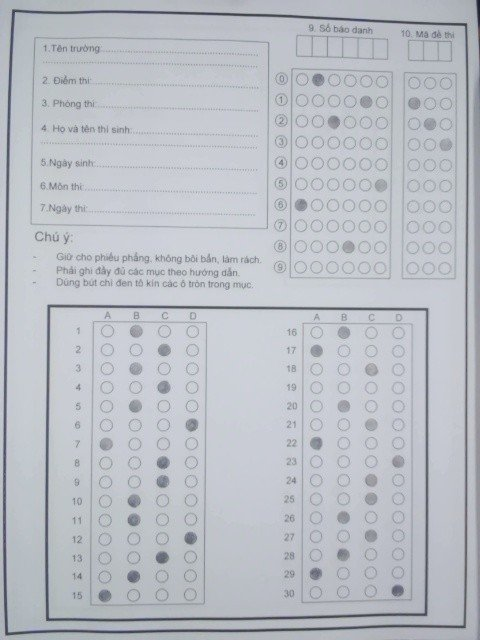
#> input picture image/test11.jpg, 480 x 640 px, found by its file name
$ python imageProcessing.py
#> lines starting #> are read from the running program, lines starting #| are printed output that depends on the picture; after the words box and inside, x2 and y2 are one past the last pixel; in counts of white or black regions, pixels touching at a corner belong together
#> further down, image is the input picture: shape (640, 480, 3); mean B, G, R 197.4, 190.4, 186.6
#| (640, 480)
from imutils.perspective import four_point_transform
from imutils import contours
import numpy as np
import argparse
import imutils
import cv2
import math
import pandas as pd

FRAME_SIZE_HEIGHT = 551
FRAME_SIZE_WIDTH = 384
NUW_COLUMN_OF_ANSWER = 4  #4 đáp án
NUM_ROW_OF_QUESTIONS_EACH_COLLUMN = 15 #15 câu hỏi mỗi cột
ANSWER_OPTION = ['A', 'B', 'C', 'D'] #4 phương án
NUM_ROW_OF_EXAM_ID = 10 # 10 hàng mã đề
NUM_COLUMN_OF_EXAM_ID = 3
NUM_ROW_OF_STUDENT_ID = NUM_ROW_OF_EXAM_ID
NUM_COLUMN_OF_STUDENT_ID = 6

EXAM_ID_LOCATION = [(45,235),(329,375)] #tọa độ của vùng mã đề ( đáy trên , đáy dưới)(cạnh trái , cạnh phải)
STUDENT_ID_LOCATION = [(45,235),(234,318)]
ANSWER_SHEET_1_LOCATION =[(275,525),(72,163)]
ANSWER_SHEET_2_LOCATION =[(275,525),(247,335)]

class imageProcessing():
    def __init__(self):
        pass
    #Tìm cạnh viền của ảnh
    def finding_edges_image(self,image):
        blurred = cv2.GaussianBlur(image, (5, 5), 1)
        edged = cv2.Canny(blurred,20, 250)
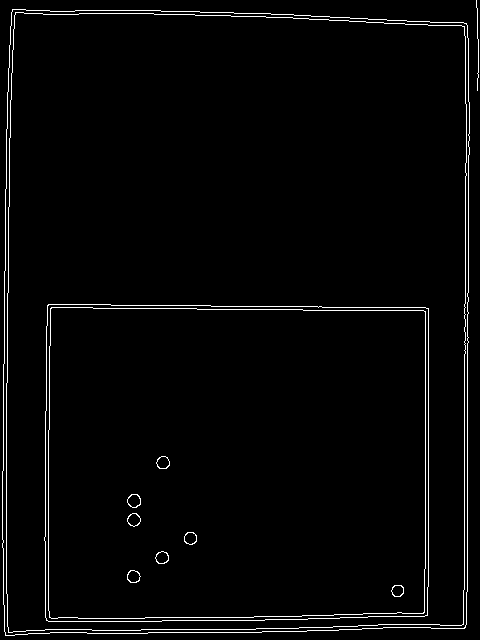
#> edged: shape (640, 480); 2.4% white in thin lines or dots
        #cv2.imshow("edge",edged)
        return edged
    #chuyển ảnh về dạng chính diện
    def warping_image(self,image):
            # find contours in the edge map, then initialize
        # the contour that corresponds to the document
        cnts = cv2.findContours(self.finding_edges_image(image).copy(), cv2.RETR_EXTERNAL,
            cv2.CHAIN_APPROX_SIMPLE)
#> cnts = 2 contours, 1 with area under 20; largest, box (x1, y1, x2, y2) and area: (2, 9, 470, 636) 285428
        #Sắp xếp các đường viền tìm thấy
        cnts = imutils.grab_contours(cnts)

        docCnt = None
        idCnt = None
        count = 0
        # Tìm trang giấy
        if len(cnts) > 0:
            # sort the contours according to their size in
            # descending order
            cnts = sorted(cnts, key=cv2.contourArea, reverse=True)
            #print(cnts)
            # loop over the sorted contours
            for c in cnts:
                # approximate the contour
                peri = cv2.arcLength(c, True)
                approx = cv2.approxPolyDP(c, 0.02 * peri, True)
                # if our approximated contour has four points,
                # then we can assume we have found the paper
                if len(approx) == 4:
                        docCnt = approx
                        count = count +1
#> this loop made 2 passes
#> (peri, docCnt, count) on pass 1: (2169.7, [[12, 9], [5, 635], [464, 628], [466, 23]], 1)
#> (peri, approx) on pass 2: (184.1, [[476, 0], [477, 90]])
#> after the loop, count = 1

        print(count)
#| 1
        #paper = four_point_transform(image, docCnt.reshape(4, 2))
        warped = four_point_transform(image, docCnt.reshape(4, 2))
        # cv2.imshow("paper",paper)
        #cv2.imshow("Anh sau khi chinh",warped)
        #cv2.imwrite('warped_image.jpg',warped)
        return warped
    #tách khung ảnh thành các cột và hàng
    def split_image(self,image,row,col):
        # make the number of rows and columns
        # a multiple of 5 (questions = 15 and answer = 4)
        r = len(image) // row * row
        c = len(image[0]) // col * col
        image = image[:r, :c]
        # split the image horizontally (row-wise)
        rows = np.vsplit(image, row)
        boxes = []
        for _row in rows:
            # split each row vertically (column-wise)
            cols = np.hsplit(_row, col)
            for box in cols:
                boxes.append(box)
        return boxes
    #tách các ô đã tô
    # [18 lines left out: function split_filled_checkbox, not called in this run]


    #đánh giấu các ô đã tô
    def find_sellected_checkbox(self,image,row,col,pixel_thresh,option):
        #image = cv2.cvtColor(image, cv2.COLOR_BGR2GRAY)
        if option == 0 : #answer sheet
            ret, thresh = cv2.threshold(image, 173, 255, cv2.THRESH_BINARY_INV)  #180 với answer 100 vs exam
            image = thresh
        elif option == 1: # student id
            ret, thresh = cv2.threshold(image, 170, 255, cv2.THRESH_BINARY_INV)  #180 với answer 100 vs exam
            image = thresh
        elif option ==2 :# exam_id
            ret, thresh = cv2.threshold(image, 170, 255, cv2.THRESH_BINARY_INV)  #180 với answer 100 vs exam
            image = thresh
        cv2.imshow("Thresh ",image)

        boxes = self.split_image(image,row,col)
        #cv2.imshow('box 0',boxes[59])
        row_sellected = []
        # loop over the questions
        for i in range(0, row):
            col_sellected = []
            # loop over the answers
            for j in range(col):
                pixels = np.sum(boxes[j + i * col] == 255)
                #print(j, pixels)
                col_sellected.append(pixels)
            #print(col_sellected)
            row_sellected.append(col_sellected)
        print(row_sellected)
        array = np.array(row_sellected)
        if option == 0:
            # Xác định phần tử lớn nhất của mỗi hàng
            max_per_row = np.max(array, axis=1)
            row_sellected = np.where(array == max_per_row.reshape(-1,1),1,0)
        elif option == 1 or option == 2:
            # Xác định phần tử lớn nhất của mỗi cột
            max_per_column = np.max(array, axis=0)
            row_sellected = np.where(array == max_per_column, 1, 0)
        print(row_sellected)
        return row_sellected
    #xác nhận số bao danh và mã đề
    def get_student_id_and_exam_id(self,student_id_selected,exam_id_selected):
        student_exam = []
        exam_id = 0
        student_id = 0
        for i in range(NUM_COLUMN_OF_EXAM_ID-1,-1,-1):
            exam_id_col = [tple[i] for tple in exam_id_selected]
            exam_id = exam_id + exam_id_col.index(1)*pow(10,NUM_COLUMN_OF_EXAM_ID-1-i)

        for i in range(NUM_COLUMN_OF_STUDENT_ID-1,-1,-1):
            student_id_col = [tple[i] for tple in student_id_selected]
            student_id = student_id + student_id_col.index(1)*pow(10,NUM_COLUMN_OF_STUDENT_ID-1-i)
        student_exam.append(student_id)
        student_exam.append(exam_id)
        return student_exam

    def get_score(self,answer_selected_1,answer_selected_2,filename):
        answer_1 = 0
        answer_2 = 0
        df = pd.read_excel(filename)
        df = df.fillna(0)
        df = df.astype('int64')
        correct_answer = df.values.tolist()
        #print("correct : ",correct_answer)

        index = 0
        for r in (answer_selected_1):
            if np.count_nonzero(r==1) >1  : #check nếu có tồn tại 2 lựa chọn trong 1 câu thì loại
                continue
            else:
                if (r == correct_answer[index]).all() :
                    answer_1 +=1
            index += 1
        for r in (answer_selected_2):
            if np.count_nonzero(r==1) >1 : #check nếu có tồn tại 2 lựa chọn trong 1 câu thì loại
                continue
            else:
                if (r == correct_answer[index-NUM_ROW_OF_QUESTIONS_EACH_COLLUMN]).all() :
                    answer_2 +=1
            index += 1
        print("result : ",answer_1+answer_2)
        return answer_1 + answer_2


if __name__ == '__main__':
    filename = 'dan_an.xlsx'
    filename2 = 'students_list.xlsx'
    image = cv2.imread(r'image\test11.jpg')
    print(image.shape[:2])

    gray = cv2.cvtColor(image, cv2.COLOR_BGR2GRAY)
    imageProcess = imageProcessing()
    #ảnh mới sau khi đã được chỉnh
    image = imageProcess.warping_image(gray)
    image = cv2.resize(image, (FRAME_SIZE_WIDTH,FRAME_SIZE_HEIGHT), interpolation=cv2.INTER_AREA)
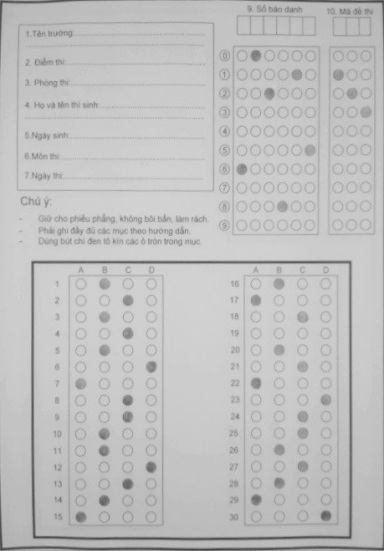
#> image: shape (551, 384); min 69, max 216, mean 191.9
    print(image.shape[:2])
#| (551, 384)
    #cv2.imwrite('warped_image.jpg',image)
    answer_sheet_1 = image[ANSWER_SHEET_1_LOCATION[0][0]:ANSWER_SHEET_1_LOCATION[0][1],ANSWER_SHEET_1_LOCATION[1][0]:ANSWER_SHEET_1_LOCATION[1][1]]
    answer_sheet_2 = image[ANSWER_SHEET_2_LOCATION[0][0]:ANSWER_SHEET_2_LOCATION[0][1],ANSWER_SHEET_2_LOCATION[1][0]:ANSWER_SHEET_2_LOCATION[1][1]]
    student_id_sheet =image[STUDENT_ID_LOCATION[0][0]:STUDENT_ID_LOCATION[0][1],STUDENT_ID_LOCATION[1][0]:STUDENT_ID_LOCATION[1][1]]
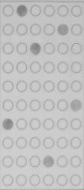
#> student_id_sheet: shape (190, 84); min 123, max 211, mean 193.5
    exam_id_sheet = image[EXAM_ID_LOCATION[0][0]:EXAM_ID_LOCATION[0][1],EXAM_ID_LOCATION[1][0]:EXAM_ID_LOCATION[1][1]]

    cv2.imshow("left",answer_sheet_1)
    cv2.imshow("right",answer_sheet_2)
    cv2.imshow("id",student_id_sheet)
    cv2.imshow("qid",exam_id_sheet)

    #thay đổi kích cỡ thành các kích cỡ chẵn
    answer_height,answer_width = answer_sheet_1.shape[:2]
#> answer_height = 250; answer_width = 91
    #print(answer_sheet_1.shape[:2])
    new_answer_height = (math.ceil(answer_height // NUM_ROW_OF_QUESTIONS_EACH_COLLUMN +1)* NUM_ROW_OF_QUESTIONS_EACH_COLLUMN)
#> new_answer_height = 255
    new_answer_width = (math.ceil(answer_width // NUW_COLUMN_OF_ANSWER )* NUW_COLUMN_OF_ANSWER)
#> new_answer_width = 88
    answer_sheet_1 = cv2.resize(answer_sheet_1, (new_answer_width,new_answer_height), interpolation=cv2.INTER_AREA)
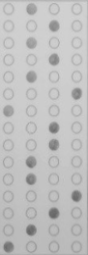
#> answer_sheet_1: shape (255, 88); min 101, max 212, mean 191.6
    answer_sheet_2 = cv2.resize(answer_sheet_2, (new_answer_width,new_answer_height), interpolation=cv2.INTER_AREA)
#> answer_sheet_2: shape (255, 88)
    #print(answer_sheet_1.shape[:2])
    student_id_height,student_id_width = student_id_sheet.shape[:2]
#> student_id_height = 190; student_id_width = 84
    exam_id_height,exam_id_width = exam_id_sheet.shape[:2]
#> exam_id_height = 190; exam_id_width = 46
    new_exam_height = (math.ceil(exam_id_height // NUM_ROW_OF_EXAM_ID +1 )* NUM_ROW_OF_EXAM_ID)
#> new_exam_height = 200
    new_exam_width = (math.ceil(exam_id_width // NUM_COLUMN_OF_EXAM_ID +1)* NUM_COLUMN_OF_EXAM_ID)
#> new_exam_width = 48
    new_student_width = ((student_id_width // NUM_COLUMN_OF_STUDENT_ID +1)* NUM_COLUMN_OF_STUDENT_ID)
#> new_student_width = 90

    #print(exam_id_sheet.shape[:2])
    exam_id_sheet = cv2.resize(exam_id_sheet, (new_exam_width,new_exam_height), interpolation=cv2.INTER_AREA)
#> exam_id_sheet: shape (200, 48)
    student_id_sheet = cv2.resize(student_id_sheet, (new_student_width,new_exam_height), interpolation=cv2.INTER_AREA)
#> student_id_sheet: shape (200, 90)
    print("Student id shape: ",student_id_sheet.shape[:2])
#| Student id shape:  (200, 90)
    # print(answer_sheet_1.shape[:2])
    # print(student_id_sheet.shape[:2])
    # print(exam_id_sheet.shape[:2])

    # answer_sheet_1 = imageProcess.split_filled_checkbox(answer_sheet_1,0)
    # answer_sheet_2 = imageProcess.split_filled_checkbox(answer_sheet_2,0)
    # student_id_sheet= imageProcess.split_filled_checkbox(student_id_sheet,1)
    # exam_id_sheet= imageProcess.split_filled_checkbox(exam_id_sheet,2)


    # #boxes = split_image(answer_sheet_1)

    # # cv2.imshow("left",answer_sheet_1)
    # # cv2.imshow("right",answer_sheet_2)
    # # cv2.imshow("id",student_id_sheet)
    # # cv2.imshow("qid",exam_id_sheet)
    print("answer_sheet_1:")
    answer_selected_1 = imageProcess.find_sellected_checkbox(answer_sheet_1,15,4,50,0)
#> in find_sellected_checkbox, `ret, thresh = cv2.threshold(image, 173, 255, cv2.THRESH_BINARY_INV)`: thresh: shape (255, 88); 9.7% white; 61 white regions (34 under 20 px), largest, box (x1, y1, x2, y2) and area: (0, 241, 14, 255) 126, (48, 207, 60, 220) 117, (26, 224, 37, 237) 111
#> in split_image, `r = len(image) // row * row`: r = 255
#> in split_image, `c = len(image[0]) // col * col`: c = 88
#> in split_image, `rows = np.vsplit(image, row)`: rows = 15 items
#> the loop in split_image, `for _row in rows:` made 15 passes
#> after the loop in split_image, `for _row in rows:`: boxes = 60 items
#> after the loop in find_sellected_checkbox, `for i in range(0, row):`: row_sellected = [[0, 81, 0, 0], [0, 0, 88, 0], [0, 78, 0, 0], [0, 0, 94, 0], [0, 88, 1, 0], [0, 0, 2, 96], [86, 0, 0, 0], [0, 1, 98, 0], [3, 3, 99, 0], [7, 105, 9, 2], [16, 102, 8, 23], [29, 31, 24, 122], [39, 43, 117, 59], [48, 111, 45, 65], [126, 66, 75, 84]]
#> (printed output is left out)
#> in find_sellected_checkbox, `array = np.array(row_sellected)`: array = 15 rows, first 6: [0, 81, 0, 0], [0, 0, 88, 0], [0, 78, 0, 0], [0, 0, 94, 0], [0, 88, 1, 0], [0, 0, 2, 96]
#> in find_sellected_checkbox, `max_per_row = np.max(array, axis=1)`: max_per_row = [81, 88, 78, 94, 88, 96, 86, 98, 99, 105, 102, 122, 117, 111, 126]
#> in find_sellected_checkbox, `row_sellected = np.where(array == max_per_row.reshape(-1,1),1,0)`: row_sellected = 15 rows, first 6: [0, 1, 0, 0], [0, 0, 1, 0], [0, 1, 0, 0], [0, 0, 1, 0], [0, 1, 0, 0], [0, 0, 0, 1]
#> (printed output is left out)
#> answer_selected_1 has the same summary as row_sellected in find_sellected_checkbox
    print("answer_sheet_2:")
    answer_selected_2 = imageProcess.find_sellected_checkbox(answer_sheet_2,15,4,50,0)
#> call 2 of find_sellected_checkbox, with row = 15, col = 4, pixel_thresh = 50, option = 0
#> in find_sellected_checkbox (call 2), `ret, thresh = cv2.threshold(image, 173, 255, cv2.THRESH_BINARY_INV)`:
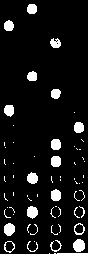
#> thresh: shape (255, 88); 8.5% white; 65 white regions (45 under 20 px), largest, box (x1, y1, x2, y2) and area: (73, 239, 85, 252) 124, (0, 253, 88, 255) 122, (4, 223, 15, 236) 113
#> the loop in split_image (call 2), `for _row in rows:` made 15 passes
#> after the loop in find_sellected_checkbox (call 2), `for i in range(0, row):`: row_sellected = [[0, 87, 0, 0], [88, 0, 0, 0], [0, 0, 79, 0], [0, 0, 0, 0], [0, 83, 0, 0], [0, 0, 82, 0], [96, 0, 0, 1], [1, 0, 0, 94], [6, 0, 97, 8], [7, 1, 98, 7], [9, 100, 11, 11], [13, 9, 101, 26], [24, 109, 27, 39], [113, 30, 25, 49], [65, 55, 78, 168]]
#> (printed output is left out)
#> in find_sellected_checkbox (call 2), `array = np.array(row_sellected)`: array = 15 rows, first 6: [0, 87, 0, 0], [88, 0, 0, 0], [0, 0, 79, 0], [0, 0, 0, 0], [0, 83, 0, 0], [0, 0, 82, 0]
#> in find_sellected_checkbox (call 2), `max_per_row = np.max(array, axis=1)`: max_per_row = [87, 88, 79, 0, 83, 82, 96, 94, 97, 98, 100, 101, 109, 113, 168]
#> in find_sellected_checkbox (call 2), `row_sellected = np.where(array == max_per_row.reshape(-1,1),1,0)`: row_sellected = 15 rows, first 6: [0, 1, 0, 0], [1, 0, 0, 0], [0, 0, 1, 0], [1, 1, 1, 1], [0, 1, 0, 0], [0, 0, 1, 0]
#> (printed output is left out)
#> answer_selected_2 has the same summary as row_sellected in find_sellected_checkbox
    print("student_id_sheet:")
    student_selected = imageProcess.find_sellected_checkbox(student_id_sheet,10,6,50,1)
#> call 3 of find_sellected_checkbox, with row = 10, col = 6, pixel_thresh = 50, option = 1
#> in find_sellected_checkbox (call 3), `ret, thresh = cv2.threshold(image, 170, 255, cv2.THRESH_BINARY_INV)`:
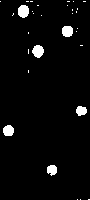
#> thresh: shape (200, 90); 3.6% white; 31 white regions (25 under 20 px), largest, box (x1, y1, x2, y2) and area: (18, 5, 29, 18) 117, (32, 45, 44, 58) 114, (62, 26, 73, 37) 105, (3, 125, 14, 136) 100, (76, 106, 87, 116) 85, (47, 165, 57, 176) 85
#> after the loop in find_sellected_checkbox (call 3), `for i in range(0, row):`: row_sellected = [[4, 120, 8, 0, 8, 7], [0, 2, 0, 0, 105, 2], [0, 5, 114, 0, 0, 3], [0, 3, 0, 0, 0, 0], [0, 0, 0, 0, 0, 0], [0, 0, 0, 0, 0, 85], [100, 0, 0, 0, 0, 0], [0, 0, 0, 0, 0, 0], [0, 0, 0, 85, 0, 0], [0, 0, 0, 0, 0, 4]]
#| [[4, 120, 8, 0, 8, 7], [0, 2, 0, 0, 105, 2], [0, 5, 114, 0, 0, 3], [0, 3, 0, 0, 0, 0], [0, 0, 0, 0, 0, 0], [0, 0, 0, 0, 0, 85], [100, 0, 0, 0, 0, 0], [0, 0, 0, 0, 0, 0], [0, 0, 0, 85, 0, 0], [0, 0, 0, 0, 0, 4]]
#> in find_sellected_checkbox (call 3), `array = np.array(row_sellected)`: array has the same summary as row_sellected
#> in find_sellected_checkbox (call 3), `max_per_column = np.max(array, axis=0)`: max_per_column = [100, 120, 114, 85, 105, 85]
#> in find_sellected_checkbox (call 3), `row_sellected = np.where(array == max_per_column, 1, 0)`: row_sellected = [[0, 1, 0, 0, 0, 0], [0, 0, 0, 0, 1, 0], [0, 0, 1, 0, 0, 0], [0, 0, 0, 0, 0, 0], [0, 0, 0, 0, 0, 0], [0, 0, 0, 0, 0, 1], [1, 0, 0, 0, 0, 0], [0, 0, 0, 0, 0, 0], [0, 0, 0, 1, 0, 0], [0, 0, 0, 0, 0, 0]]
#| [[0 1 0 0 0 0]
#|  [0 0 0 0 1 0]
#|  [0 0 1 0 0 0]
#|  [0 0 0 0 0 0]
#|  [0 0 0 0 0 0]
#|  [0 0 0 0 0 1]
#|  [1 0 0 0 0 0]
#|  [0 0 0 0 0 0]
#|  [0 0 0 1 0 0]
#|  [0 0 0 0 0 0]]
#> student_selected has the same summary as row_sellected in find_sellected_checkbox
    print("exam_id_sheet:")
    exam_id_selected = imageProcess.find_sellected_checkbox(exam_id_sheet,10,3,100,2)
#> call 4 of find_sellected_checkbox, with row = 10, col = 3, pixel_thresh = 100, option = 2
#> in find_sellected_checkbox (call 4), `ret, thresh = cv2.threshold(image, 170, 255, cv2.THRESH_BINARY_INV)`:
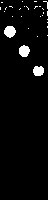
#> thresh: shape (200, 48); 3.8% white; 29 white regions (26 under 20 px), largest, box (x1, y1, x2, y2) and area: (4, 26, 16, 38) 107, (19, 45, 30, 57) 101, (33, 66, 44, 76) 92
#> in find_sellected_checkbox (call 4), `boxes = self.split_image(image,row,col)`: boxes = 30 items
#> after the loop in find_sellected_checkbox (call 4), `for i in range(0, row):`: row_sellected = [[14, 9, 33], [107, 1, 5], [0, 101, 0], [0, 0, 92], [0, 0, 0], [0, 0, 0], [0, 0, 0], [0, 0, 0], [0, 0, 0], [0, 0, 0]]
#| [[14, 9, 33], [107, 1, 5], [0, 101, 0], [0, 0, 92], [0, 0, 0], [0, 0, 0], [0, 0, 0], [0, 0, 0], [0, 0, 0], [0, 0, 0]]
#> in find_sellected_checkbox (call 4), `array = np.array(row_sellected)`: array has the same summary as row_sellected
#> in find_sellected_checkbox (call 4), `max_per_column = np.max(array, axis=0)`: max_per_column = [107, 101, 92]
#> in find_sellected_checkbox (call 4), `row_sellected = np.where(array == max_per_column, 1, 0)`: row_sellected = [[0, 0, 0], [1, 0, 0], [0, 1, 0], [0, 0, 1], [0, 0, 0], [0, 0, 0], [0, 0, 0], [0, 0, 0], [0, 0, 0], [0, 0, 0]]
#| [[0 0 0]
#|  [1 0 0]
#|  [0 1 0]
#|  [0 0 1]
#|  [0 0 0]
#|  [0 0 0]
#|  [0 0 0]
#|  [0 0 0]
#|  [0 0 0]
#|  [0 0 0]]
#> exam_id_selected has the same summary as row_sellected in find_sellected_checkbox

    student_id , exam_id = imageProcess.get_student_id_and_exam_id(student_selected,exam_id_selected)
#> the loop in get_student_id_and_exam_id, `for i in range(NUM_COLUMN_OF_EXAM_ID-1,-1,-1):` made 3 passes
#> (exam_id_col, exam_id) on passes 1 to 3: ([0, 0, 0, 1, 0, 0, 0, 0, 0, 0], 3), ([0, 0, 1, 0, 0, 0, 0, 0, 0, 0], 23), ([0, 1, 0, 0, 0, 0, 0, 0, 0, 0], 123)
#> after the loop in get_student_id_and_exam_id, `for i in range(NUM_COLUMN_OF_EXAM_ID-1,-1,-1):`: exam_id = 123
#> the loop in get_student_id_and_exam_id, `for i in range(NUM_COLUMN_OF_STUDENT_ID-1,-1,-1):` made 6 passes
#> (student_id_col, student_id) on passes 1 to 6: ([0, 0, 0, 0, 0, 1, 0, 0, 0, 0], 5), ([0, 1, 0, 0, 0, 0, 0, 0, 0, 0], 15), ([0, 0, 0, 0, 0, 0, 0, 0, 1, 0], 815), ([0, 0, 1, 0, 0, 0, 0, 0, 0, 0], 2815), ([1, 0, 0, 0, 0, 0, 0, 0, 0, 0], 2815), ([0, 0, 0, 0, 0, 0, 1, 0, 0, 0], 602815)
#> after the loop in get_student_id_and_exam_id, `for i in range(NUM_COLUMN_OF_STUDENT_ID-1,-1,-1):`: student_id = 602815
#> student_id = 602815; exam_id = 123

    print("student id : {} , exam id : {}".format(student_id , exam_id))
#| student id : 602815 , exam id : 123

    imageProcess.get_score(answer_selected_1,answer_selected_2,filename)
#> (the run stopped early here; a loop or call above may not have finished)
